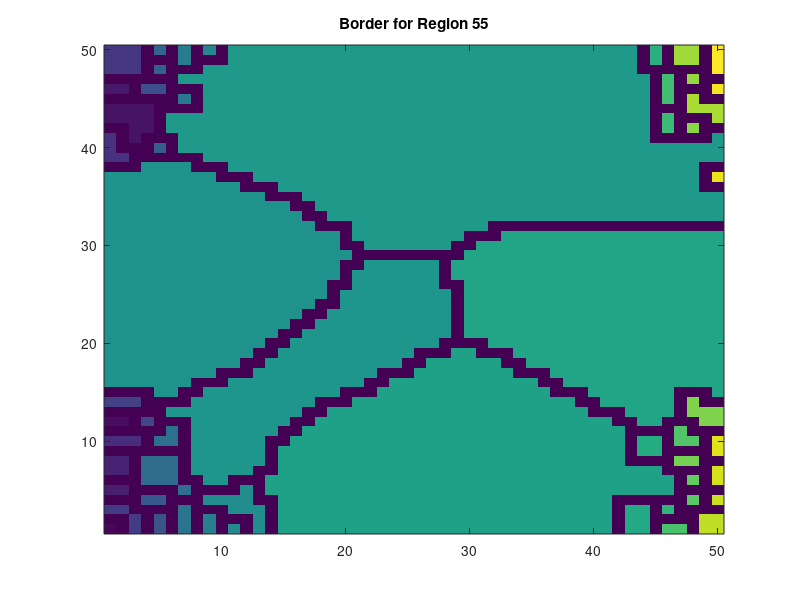

This figure's MATLAB source:
function [rgn, rgn_lbls, borders, Amatr] = labelWShedBorders_imdilate(Ldata,exclusion_val,f_disp,ax)
%lableWShedBorders_imdilate determines the pixel linear indices of each region of a labeled image,
% the pixel linear indices for the borders of each region, and the adjacencies of each region.
%
% INPUTS:
%   Ldata  -- 2D matrix of labeled image data. Assumes boundaries are
%             labeled 0 as for the output of watershed.
%             defaults to abs(peaks(50))+randn(50)*.01.
%   exclusion_val -- value of
%   f_disp -- flag indicator whether to plot.
%             defaults to false, unless using default Ldata.
% OUTPUTS:
%   rgn         -- 1D cell array of vector lists of linear idx of all pixels for each region.
%   rgn_lbls    -- vector of region labels.
%   Lborders    -- 1D cell array of vector lists of linear idx of border pixels for each region.
%   amatr       -- two-column matrix of region adjacencies.
%                  each row contains region lables of two adjacent regions.
%
%   Copyright 2022 Prerau Lab - http://www.sleepEEG.org
%   This work is licensed under a Creative Commons Attribution-NonCommercial-ShareAlike 4.0 International License.
%   (http://creativecommons.org/licenses/by-nc-sa/4.0/)
%
%   Authors: Patrick Stokes
%
% Created on: 20171016 -- forked from version in wshed1
% Modified: 20190422 -- made faster by using regionprops to get pixelIdxList
%           20190214 -- cleaned up for toolbox
%           20171016 -- changed to return rgn
%

%*************************
% Handle variable inputs *
%*************************
if nargin < 4
    ax = [];
end
if nargin < 3
    f_disp = [];
end
if nargin < 2
    exclusion_val = [];
end
if nargin < 1
    Ldata = [];
end

%************************
% Set default arguments *
%************************
if isempty(f_disp)
    f_disp = 0;
end
if isempty(Ldata)
    N = 50;
    I = abs(peaks(N))+randn(N)*.01;
    Ldata = watershed(-I);
    f_disp = 1;
end
if f_disp > 0 && isempty(ax)
    fh = figure;
    ax = axes(fh);
    imagesc(ax,Ldata);
    axis(ax,'xy');
    axis(ax,'tight');
end

%***********************
% Initialize variables *
%***********************
% Data image size
[num_rows,num_cols] = size(Ldata);

% Determine region labels
Ldata = double(Ldata);
%rgn_lbls = unique(Ldata);
%rgn_lbls = setdiff(rgn_lbls,0);
%rgn_lbls = setdiff(rgn_lbls,[0, exclusion_val]); %

% Convolution matrix to get border
H_border = [1 1 1; 1 -8 1; 1 1 1];

% Convolution matrix for dilation to get neighbors. Same as strel3.Neighborhood
H_dilate = [1   1   1   1   1; ...
    1   1   1   1   1; ...
    1   1   1   1   1; ...
    1   1   1   1   1; ...
    1   1   1   1   1];

%*******************************************************************
% For each region, determine border pixels and neighboring regions *
%*******************************************************************
region_props = regionprops(Ldata,'PixelIdxList','Area');

% If exclusion_val, remove empty regions
if ~isempty(exclusion_val)
    good_regions = cat(1,region_props.Area) > 0;
    % Last region contains all excluded regions, so ignore
    good_regions(end) = 0;
    region_props = region_props(good_regions);
end

% Get region label of first pixel in each region
rgn_lbls = Ldata(cellfun(@(x)x(1),{region_props.PixelIdxList}));

num_rgns = length(rgn_lbls);

% Create a cell for the number of regions
rgn = cell(1,num_rgns);
borders = cell(1,num_rgns);
nbr_matrs = cell(1,num_rgns);

for ii = 1:num_rgns
    curr_rgn_lbl = rgn_lbls(ii);

    % Get linear indices of current region pixels
    % curr_rgn_img = (Ldata == curr_rgn_lbl);
    % rgn{ii} = find(curr_rgn_img);
    rgn{ii} = region_props(ii).PixelIdxList;

    % Convert to row and column coordinates of region pixels
    [i_full,j_full] = ind2sub([num_rows,num_cols],rgn{ii});

    %**********************************************
    % Convert to subimage for faster computations *
    %**********************************************
    % Size of padding around current region
    im_buffer = 3;

    % Get the bounds of the selected pixels
    i_min = max(min(i_full)-im_buffer,1);
    i_max = min(max(i_full)+im_buffer,num_rows);

    j_min = max(min(j_full)-im_buffer,1);
    j_max = min(max(j_full)+im_buffer,num_cols);

    % Extract the sub_image
    % sub_img = curr_rgn_img(i_min:i_max,j_min:j_max);
    sub_Ldata = Ldata(i_min:i_max,j_min:j_max);
    sub_img = sub_Ldata==curr_rgn_lbl;

    %**********************************
    % Determine current border pixels *
    %**********************************
    % Filter the subimage to get border
    sub_border = find(conv2(double(sub_img),H_border,'same')>0);

    % Convert linear indices of border to coords in subimage
    [i_sub,j_sub] = ind2sub(size(sub_img),sub_border);

    % Convert from sub_image coords to back to the original coords
    i_full = i_sub+i_min-1;
    j_full = j_sub+j_min-1;

    % Convert to linear indicies
    borders{ii} = sub2ind([num_rows num_cols],i_full,j_full);

    %******************************
    % Determine current neighbors *
    %******************************
    % Filter the subimage to dilate the region by two pixels.
    % Actually need strel3 to grow by 2.
    msk3 = conv2(double(sub_img),H_dilate,'same')>0;

    % Remove orginal region and borders from dilation
    msk3(sub_img | sub_Ldata == 0) = false;

    % Retrieve the list of neighbors
    nbr_rgns = unique(sub_Ldata(msk3));
    nbr_rgns = setdiff(nbr_rgns, [0, exclusion_val]);

    % Form submatrix of current neighbors list
    nbr_matrs{ii} = [curr_rgn_lbl*ones(length(nbr_rgns),1), nbr_rgns];

end

%****************************************************
% Form adjacency matrix by appending neighbor lists *
%****************************************************
Amatr = [];
if num_rgns>1
    %Create 2xN adjacency matrix
    Amatr = cat(1,nbr_matrs{:});

    %Reduce to non-digraph
    Amatr = unique(sort(Amatr,2),'rows');
    %Amatr = unique(Amatr,'rows'); %keep as digraph
end

%****************************************
% Include border pixels in region lists *
%****************************************
for ii = 1:num_rgns
    rgn{ii} = unique([rgn{ii}; borders{ii}]);
end

%*******************************************
% Show image. Sequentially display borders *
%*******************************************
if f_disp > 0
    hold on;
    for ii = 1:length(borders)
        [tmp_row, tmp_col] = ind2sub([num_rows num_cols],borders{ii});
        p = plot(ax,tmp_col,tmp_row,'wo','markerfacecolor','w','markersize',3);
        title(ax,['Border for Region ' num2str(rgn_lbls(ii))]);
        pause(1);
        delete(p);
    end
end
